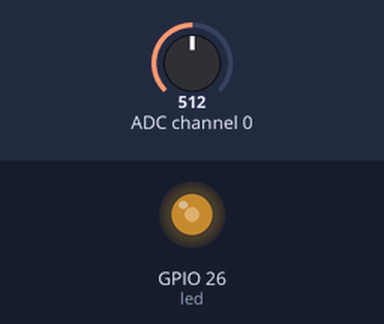
This program was run on a simulated Raspberry Pi (BCM pin numbers). Parts: output pins drawn as LEDs (lit = HIGH). Inputs (shaded band) come from the test bench; at power-on: ADC channel 0 = 512 (analog values on the 0–1023 scale). What the program prints to the terminal is not drawn.

Above: at 1.2 s.
1.3 s: ADC channel 0 set to 716
At 2.4 s:
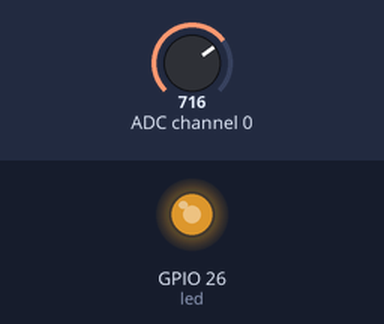
2.8 s: ADC channel 0 set to 900
At 3.6 s:
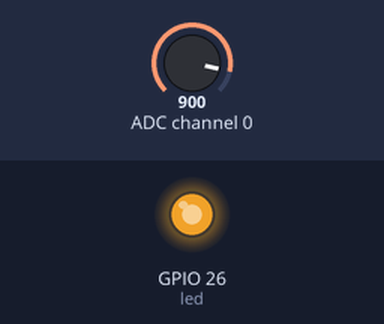
4.3 s: ADC channel 0 set to 122
At 4.8 s:
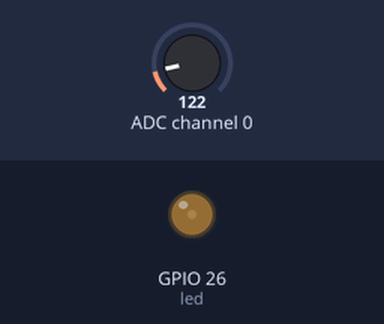
Timing chart, 0 to 7.3 s (numbered marks = the images above; inputs shaded):
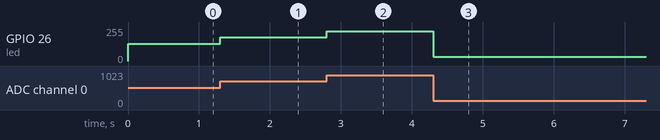

Measured:
- after the input at 1.3 s, GPIO 26 (led): 128/255 → 179/255 at once
- after the input at 2.8 s, GPIO 26 (led): 179/255 → 224/255 at once
- after the input at 4.3 s, GPIO 26 (led): 224/255 → 31/255 at once

The program:

pwm_led_with_potentiometer.py
```python
#!/usr/bin/env python3
import time
from gpiozero import MCP3008, PWMLED

def pwm_led_with_pot():
    """
    Controls a PWM LED (GPIO 21) brightness with MCP3008 pot.
    """
    pot = MCP3008(channel=0)
    led = PWMLED(26)

    print("PWM LED brightness controlled by potentiometer. Press CTRL+C to exit.")
    try:
        led.source = pot.values
        while True:
            time.sleep(0.1)
    except KeyboardInterrupt:
        print("Program terminated!")

if __name__ == '__main__':
    pwm_led_with_pot()
```
